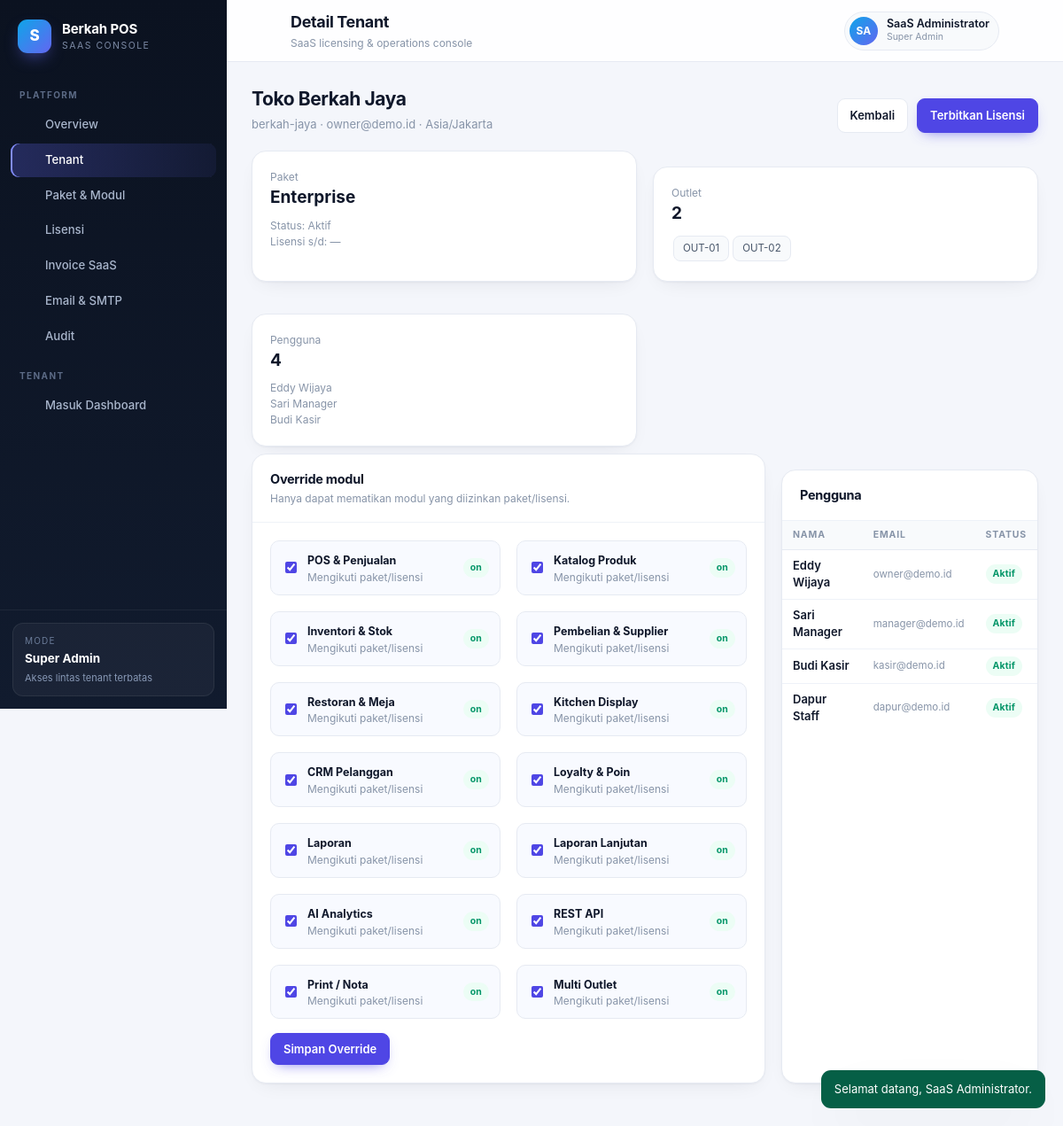
/admin/tenants/1 (signed in), run on the app's committed database.
### tables this page shows
CREATE TABLE IF NOT EXISTS users (
  id            BIGINT UNSIGNED AUTO_INCREMENT PRIMARY KEY,
  public_id     CHAR(26) NOT NULL,
  tenant_id     BIGINT UNSIGNED NULL,
  outlet_id     BIGINT UNSIGNED NULL,
  role_id       BIGINT UNSIGNED NOT NULL,
  name          VARCHAR(120) NOT NULL,
  email         VARCHAR(160) NOT NULL,
  password_hash VARCHAR(255) NOT NULL,
  pin_hash      VARCHAR(255) NULL,
  phone         VARCHAR(40) NULL,
  status        ENUM('active','inactive','locked') NOT NULL DEFAULT 'active',
  last_login_at DATETIME(3) NULL,
  created_at    DATETIME(3) NOT NULL DEFAULT CURRENT_TIMESTAMP(3),
  updated_at    DATETIME(3) NOT NULL DEFAULT CURRENT_TIMESTAMP(3) ON UPDATE CURRENT_TIMESTAMP(3),
  UNIQUE KEY uq_user_email (email),
  UNIQUE KEY uq_user_public (public_id),
  KEY ix_user_tenant (tenant_id, status),
  CONSTRAINT fk_user_tenant FOREIGN KEY (tenant_id) REFERENCES tenants (id) ON DELETE CASCADE,
  CONSTRAINT fk_user_outlet FOREIGN KEY (outlet_id) REFERENCES outlets (id) ON DELETE SET NULL,
  CONSTRAINT fk_user_role FOREIGN KEY (role_id) REFERENCES roles (id)
);

CREATE TABLE IF NOT EXISTS tenants (
  id            BIGINT UNSIGNED AUTO_INCREMENT PRIMARY KEY,
  public_id     CHAR(26) NOT NULL,
  name          VARCHAR(160) NOT NULL,
  slug          VARCHAR(80)  NOT NULL,
  domain        VARCHAR(160) NULL,
  email         VARCHAR(160) NULL,
  phone         VARCHAR(40)  NULL,
  address       TEXT NULL,
  currency      CHAR(3) NOT NULL DEFAULT 'IDR',
  timezone      VARCHAR(64) NOT NULL DEFAULT 'Asia/Jakarta',
  status        ENUM('trial','active','past_due','grace','suspended','cancelled') NOT NULL DEFAULT 'trial',
  plan_id       BIGINT UNSIGNED NULL,
  trial_ends_at DATETIME(3) NULL,
  created_at    DATETIME(3) NOT NULL DEFAULT CURRENT_TIMESTAMP(3),
  updated_at    DATETIME(3) NOT NULL DEFAULT CURRENT_TIMESTAMP(3) ON UPDATE CURRENT_TIMESTAMP(3),
  UNIQUE KEY uq_tenant_public (public_id),
  UNIQUE KEY uq_tenant_slug (slug),
  UNIQUE KEY uq_tenant_domain (domain),
  KEY ix_tenant_status (status),
  CONSTRAINT fk_tenant_plan FOREIGN KEY (plan_id) REFERENCES plans (id) ON DELETE SET NULL
);

CREATE TABLE IF NOT EXISTS plans (
  id            BIGINT UNSIGNED AUTO_INCREMENT PRIMARY KEY,
  code          VARCHAR(32)  NOT NULL,
  name          VARCHAR(80)  NOT NULL,
  description   VARCHAR(255) NULL,
  price_monthly DECIMAL(18,2) NOT NULL DEFAULT 0,
  price_yearly  DECIMAL(18,2) NOT NULL DEFAULT 0,
  trial_days    INT NOT NULL DEFAULT 14,
  is_active     TINYINT(1) NOT NULL DEFAULT 1,
  sort_order    INT NOT NULL DEFAULT 0,
  created_at    DATETIME(3) NOT NULL DEFAULT CURRENT_TIMESTAMP(3),
  UNIQUE KEY uq_plan_code (code)
);

CREATE TABLE IF NOT EXISTS outlets (
  id                  BIGINT UNSIGNED AUTO_INCREMENT PRIMARY KEY,
  public_id           CHAR(26) NOT NULL,
  tenant_id           BIGINT UNSIGNED NOT NULL,
  code                VARCHAR(20) NOT NULL,
  name                VARCHAR(120) NOT NULL,
  address             TEXT NULL,
  phone               VARCHAR(40) NULL,
  timezone            VARCHAR(64) NOT NULL DEFAULT 'Asia/Jakarta',
  tax_rate            DECIMAL(5,2) NOT NULL DEFAULT 0,
  service_charge_rate DECIMAL(5,2) NOT NULL DEFAULT 0,
  receipt_footer      VARCHAR(255) NULL,
  is_active           TINYINT(1) NOT NULL DEFAULT 1,
  created_at          DATETIME(3) NOT NULL DEFAULT CURRENT_TIMESTAMP(3),
  UNIQUE KEY uq_outlet_code (tenant_id, code),
  UNIQUE KEY uq_outlet_public (public_id),
  CONSTRAINT fk_outlet_tenant FOREIGN KEY (tenant_id) REFERENCES tenants (id) ON DELETE CASCADE
);

### resources/views/admin/tenant.php (the view, shortened to what the rows shown need)
<div class="page-head">
  <div><h2><?= e($tenant['name']) ?></h2><p><?= e($tenant['slug']) ?> · <?= e($tenant['email'] ?: 'tanpa email') ?> · <?= e($tenant['timezone']) ?></p></div>
  <div class="flex">
    <a class="btn" href="/admin/tenants">Kembali</a>
    <a class="btn btn-primary" href="/admin/licenses">Terbitkan Lisensi</a>
  </div>
</div>
<div class="grid grid-3">
  <div class="card"><div class="card-body">
    <div class="small muted">Paket</div>
    <div style="font-size:19px;font-weight:700"><?= e((string) ($context['plan']['name'] ?? '-')) ?></div>
    <div class="small muted mt-1">Status: <?= e(status_label((string) $tenant['status'])) ?></div>
    <div class="small muted">Lisensi s/d: <?= $context['license'] ? e(dt_local($context['license']['expires_at'], null, 'd M Y')) : '—' ?></div>
  </div></div>
  <div class="card"><div class="card-body">
    <div class="small muted">Outlet</div>
    <div style="font-size:19px;font-weight:700"><?= count($outlets) ?></div>
    <div class="small muted mt-1"><?php foreach ($outlets as $o): ?><span class="chip" style="margin:2px"><?= e($o['code']) ?></span><?php endforeach; ?></div>
  </div></div>
  <div class="card"><div class="card-body">
    <div class="small muted">Pengguna</div>
    <div style="font-size:19px;font-weight:700"><?= count($users) ?></div>
    <div class="small muted mt-1"><?php foreach (array_slice($users, 0, 3) as $u): ?><div><?= e($u['name']) ?></div><?php endforeach; ?></div>
  </div></div>
</div>
<div class="grid grid-2-1 mt-1">
  <div class="card">
    <div class="card-head"><div><h3>Override modul</h3><p>Hanya dapat mematikan modul yang diizinkan paket/lisensi.</p></div></div>
    <div class="card-body">
      <form method="post" action="/admin/tenants/<?= (int) $tenant['id'] ?>/features">
        <div class="grid" style="grid-template-columns:repeat(auto-fill,minmax(220px,1fr))">
          <?php foreach ($modules as $code => $label): ?>
            <?php $effective = !empty($context['features'][$code]); $override = $features[$code] ?? null; ?>
            <label style="border:1px solid var(--line);border-radius:10px;padding:10px 12px;display:flex;gap:9px;align-items:center;background:<?= $effective ? '#f8faff' : '#fafafa' ?>">
              <input type="checkbox" name="modules[<?= e($code) ?>]" value="1" <?= $effective ? 'checked' : '' ?> style="accent-color:var(--brand)">
              <span style="flex:1"><strong style="font-size:12.5px"><?= e($label) ?></strong>
                <span class="small muted" style="display:block"><?= $override === null ? 'Mengikuti paket/lisensi' : ($override ? 'Override: aktif' : 'Override: nonaktif') ?></span>
              </span>
              <span class="badge badge-<?= $effective ? 'success' : 'muted' ?>"><?= $effective ? 'on' : 'off' ?></span>
            </label>
          <?php endforeach; ?>
        </div>
        <button class="btn btn-primary mt-2" type="submit">Simpan Override</button>
      </form>
    </div>
  </div>
  <div class="card">
    <div class="card-head"><h3>Pengguna</h3></div>
    <div class="table-wrap">
      <table class="table compact">
        <thead><tr><th>Nama</th><th>Email</th><th>Status</th></tr></thead>
        <tbody>
        <?php foreach ($users as $u): ?>
          <tr><td class="strong"><?= e($u['name']) ?></td><td class="sub"><?= e($u['email']) ?></td><td><span class="badge badge-<?= $u['status'] === 'active' ? 'success' : 'muted' ?>"><?= e(status_label($u['status'])) ?></span></td></tr>
        <?php endforeach; ?>
        </tbody>
      </table>
    </div>
  </div>
</div>

### app/Core/Router.php (shortened to what the rows shown need)
<?php
final class Router
{
    private array $routes = [];
    private function add(string $method, string $pattern, array $handler, array $middleware): void
    {
        $this->routes[] = compact('method', 'pattern', 'regex', 'handler', 'middleware');
    }
    public function dispatch(string $method, string $uri): void
    {
        $path = rtrim($uri, '/');
        foreach ($this->routes as $route) {
            if ($route['method'] !== $method) {
                continue;
            }
            if (!preg_match($route['regex'], $path, $m)) {
                continue;
            }
            array_shift($m);
            foreach ($route['middleware'] as $mw) {
                Middleware::handle($mw);
            }
            [$class, $action] = $route['handler'];
            $controller = new $class();
            $controller->$action(...$m);
            return;
        }
    }
}

### resources/views/layouts/admin.php (shortened to what the rows shown need)
<?php
$user = Auth::user();
$title = $title ?? 'Platform';
?>
<!doctype html>
<html lang="id">
<head>
<link rel="stylesheet" href="/assets/css/app.css">
</head>
<body>
<div class="app-shell">
  <aside class="sidebar">
    <div class="brand">
      <div class="brand-mark" style="background:linear-gradient(135deg,#0ea5e9,#6366f1)">S</div>
      <div class="brand-text"><strong><?= e(\App\Core\Config::get('APP_NAME', 'Berkah POS')) ?></strong><span>SaaS Console</span></div>
    </div>
    <nav class="nav">
      <div class="nav-section">Platform</div>
      <a class="nav-link <?= nav_active('/admin') === 'active' && parse_url($_SERVER['REQUEST_URI'], PHP_URL_PATH) === '/admin' ? 'active' : '' ?>" href="/admin"><?= icon('dashboard') ?> Overview</a>
      <a class="nav-link <?= nav_active('/admin/tenants') ?>" href="/admin/tenants"><?= icon('building') ?> Tenant</a>
      <a class="nav-link <?= nav_active('/admin/plans') ?>" href="/admin/plans"><?= icon('layers') ?> Paket & Modul</a>
      <a class="nav-link <?= nav_active('/admin/licenses') ?>" href="/admin/licenses"><?= icon('key') ?> Lisensi</a>
      <a class="nav-link <?= nav_active('/admin/invoices') ?>" href="/admin/invoices"><?= icon('card') ?> Invoice SaaS</a>
      <a class="nav-link <?= nav_active('/admin/mail') ?>" href="/admin/mail"><?= icon('mail') ?> Email & SMTP</a>
      <a class="nav-link <?= nav_active('/admin/audit') ?>" href="/admin/audit"><?= icon('shield') ?> Audit</a>
      <div class="nav-section">Tenant</div>
      <a class="nav-link" href="/dashboard"><?= icon('pos') ?> Masuk Dashboard</a>
    </nav>
    <div class="sidebar-foot">
      <div class="plan-card">
        <div class="label">Mode</div>
        <strong>Super Admin</strong>
        <div class="expire">Akses lintas tenant terbatas</div>
      </div>
    </div>
  </aside>
  <div class="main">
    <header class="topbar">
      <div class="flex">
        <button class="btn btn-ghost btn-icon menu-toggle" type="button"><?= icon('menu') ?></button>
        <div><h1><?= e($title) ?></h1><p>SaaS licensing & operations console</p></div>
      </div>
      <div class="topbar-actions">
        <div class="user-chip">
          <div class="avatar" style="background:linear-gradient(135deg,#0ea5e9,#6366f1)">SA</div>
          <div><div class="name"><?= e((string) $user['name']) ?></div><div class="role">Super Admin</div></div>
        </div>
        <form method="post" action="/logout"><?= Csrf::field() ?><button class="btn btn-ghost btn-icon" title="Keluar"><?= icon('logout') ?></button></form>
      </div>
    </header>
    <main class="content"><?= $content ?></main>
  </div>
</div>
</body>
</html>

### data on the page
users: name "SaaS Administrator"
tenants: name "Toko Berkah Jaya", slug "berkah-jaya", email "owner@demo.id", timezone "Asia/Jakarta", status "Aktif"
plans: name "Enterprise"
outlets: code "OUT-01"
outlets: code "OUT-02"
users: name "Eddy Wijaya", email "owner@demo.id", status "Aktif"
users: name "Sari Manager", email "manager@demo.id", status "Aktif"
users: name "Budi Kasir", email "kasir@demo.id", status "Aktif"
users: name "Dapur Staff", email "dapur@demo.id", status "Aktif"

### other printed values
count($outlets) "2"
count($users) "4"
$label "POS & Penjualan"
$label "Katalog Produk"
$label "Inventori & Stok"
$label "Pembelian & Supplier"
$label "Restoran & Meja"
$label "Kitchen Display"
$label "CRM Pelanggan"
$label "Loyalty & Poin"
$label "Laporan"
$label "Laporan Lanjutan"
$label "AI Analytics"
$label "REST API"
$label "Print / Nota"
